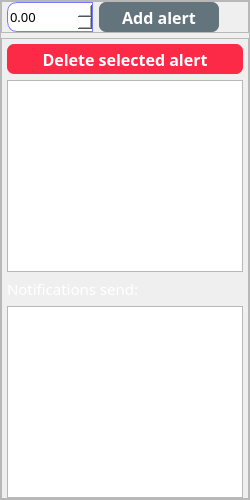
                 <widget class="QFrame" name="frame_alerts">
                  <property name="minimumSize">
                   <size>
                    <width>250</width>
                    <height>0</height>
                   </size>
                  </property>
                  <property name="maximumSize">
                   <size>
                    <width>250</width>
                    <height>16777215</height>
                   </size>
                  </property>
                  <property name="frameShape">
                   <enum>QFrame::StyledPanel</enum>
                  </property>
                  <property name="frameShadow">
                   <enum>QFrame::Raised</enum>
                  </property>
                  <layout class="QVBoxLayout" name="verticalLayout_20">
                   <property name="spacing">
                    <number>5</number>
                   </property>
                   <property name="leftMargin">
                    <number>0</number>
                   </property>
                   <property name="topMargin">
                    <number>0</number>
                   </property>
                   <property name="rightMargin">
                    <number>0</number>
                   </property>
                   <property name="bottomMargin">
                    <number>0</number>
                   </property>
                   <item>
                    <widget class="QFrame" name="frame_12">
                     <property name="frameShape">
                      <enum>QFrame::StyledPanel</enum>
                     </property>
                     <property name="frameShadow">
                      <enum>QFrame::Raised</enum>
                     </property>
                     <layout class="QHBoxLayout" name="horizontalLayout_13">
                      <property name="leftMargin">
                       <number>5</number>
                      </property>
                      <property name="topMargin">
                       <number>0</number>
                      </property>
                      <property name="rightMargin">
                       <number>5</number>
                      </property>
                      <property name="bottomMargin">
                       <number>0</number>
                      </property>
                      <item>
                       <widget class="QDoubleSpinBox" name="spinbox_alert_price">
                        <property name="minimumSize">
                         <size>
                          <width>0</width>
                          <height>30</height>
                         </size>
                        </property>
                        <property name="maximumSize">
                         <size>
                          <width>16777215</width>
                          <height>30</height>
                         </size>
                        </property>
                        <property name="font">
                         <font>
                          <family>Gill Sans Nova Light</family>
                          <pointsize>10</pointsize>
                         </font>
                        </property>
                        <property name="styleSheet">
                         <string notr="true">QDoubleSpinBox
{
border : 1px solid #757aff;
background : white;
border-top-left-radius: 10px;
border-bottom-left-radius: 10px;

}
QDoubleSpinBox::hover
{
border : 1px solid #75d1ff;
background : white;
}</string>
                        </property>
                        <property name="decimals">
                         <number>2</number>
                        </property>
                        <property name="maximum">
                         <double>1000000.000000000000000</double>
                        </property>
                        <property name="singleStep">
                         <double>0.010000000000000</double>
                        </property>
                       </widget>
                      </item>
                      <item>
                       <widget class="QPushButton" name="btn_add_alert">
                        <property name="enabled">
                         <bool>false</bool>
                        </property>
                        <property name="minimumSize">
                         <size>
                          <width>120</width>
                          <height>30</height>
                         </size>
                        </property>
                        <property name="maximumSize">
                         <size>
                          <width>200</width>
                          <height>30</height>
                         </size>
                        </property>
                        <property name="font">
                         <font>
                          <family>Bahnschrift Light</family>
                          <pointsize>12</pointsize>
                          <weight>75</weight>
                          <bold>true</bold>
                         </font>
                        </property>
                        <property name="toolTip">
                         <string>Dodaj alert</string>
                        </property>
                        <property name="styleSheet">
                         <string notr="true">QPushButton{
	background-color: rgb(63, 207, 180);
	border: none;
	border-radius: 7px;
	color: #FFF
}

QPushButton:hover{
	background-color: rgb(133, 224, 208);
}

QPushButton:pressed{
	background-color: rgb(40, 159, 137);
	border: 1px solid #252660;
}

QPushButton:disabled {
background-color:#64747d;
}</string>
                        </property>
                        <property name="text">
                         <string>Add alert</string>
                        </property>
                        <property name="default">
                         <bool>true</bool>
                        </property>
                        <property name="flat">
                         <bool>false</bool>
                        </property>
                       </widget>
                      </item>
                      <item>
                       <spacer name="horizontalSpacer_6">
                        <property name="orientation">
                         <enum>Qt::Horizontal</enum>
                        </property>
                        <property name="sizeType">
                         <enum>QSizePolicy::Expanding</enum>
                        </property>
                        <property name="sizeHint" stdset="0">
                         <size>
                          <width>150</width>
                          <height>20</height>
                         </size>
                        </property>
                       </spacer>
                      </item>
                     </layout>
                    </widget>
                   </item>
                   <item>
                    <widget class="QFrame" name="frame_13">
                     <property name="frameShape">
                      <enum>QFrame::StyledPanel</enum>
                     </property>
                     <property name="frameShadow">
                      <enum>QFrame::Raised</enum>
                     </property>
                     <layout class="QVBoxLayout" name="verticalLayout_21">
                      <property name="leftMargin">
                       <number>5</number>
                      </property>
                      <property name="topMargin">
                       <number>5</number>
                      </property>
                      <property name="rightMargin">
                       <number>5</number>
                      </property>
                      <property name="bottomMargin">
                       <number>0</number>
                      </property>
                      <item>
                       <widget class="QPushButton" name="btn_del_alert">
                        <property name="minimumSize">
                         <size>
                          <width>200</width>
                          <height>30</height>
                         </size>
                        </property>
                        <property name="font">
                         <font>
                          <family>Bahnschrift Light</family>
                          <pointsize>12</pointsize>
                          <weight>75</weight>
                          <bold>true</bold>
                         </font>
                        </property>
                        <property name="toolTip">
                         <string>Usuń wybrany alert</string>
                        </property>
                        <property name="styleSheet">
                         <string notr="true">QPushButton{
	background-color: rgb(253, 42, 71);
	border: none;
	border-radius: 7px;
	color: #FFF
}

QPushButton:hover{
	background-color: rgb(253, 73, 97);
}

QPushButton:pressed{
	background-color: rgb(213, 83, 100);
	border: 1px solid #252660;
}</string>
                        </property>
                        <property name="text">
                         <string>Delete selected alert</string>
                        </property>
                        <property name="flat">
                         <bool>false</bool>
                        </property>
                       </widget>
                      </item>
                      <item>
                       <widget class="QTableWidget" name="table_alerts">
                        <property name="styleSheet">
                         <string notr="true">QTableWidget QHeaderView::section{
background-color: #6ca5da;
}
</string>
                        </property>
                        <property name="showGrid">
                         <bool>true</bool>
                        </property>
                        <property name="columnCount">
                         <number>0</number>
                        </property>
                       </widget>
                      </item>
                      <item>
                       <widget class="QLabel" name="label_36">
                        <property name="font">
                         <font>
                          <family>Bahnschrift Light</family>
                          <pointsize>11</pointsize>
                          <weight>50</weight>
                          <bold>false</bold>
                         </font>
                        </property>
                        <property name="styleSheet">
                         <string notr="true">QLabel{
color: rgb(255, 255, 255);
}</string>
                        </property>
                        <property name="text">
                         <string>Notifications send:</string>
                        </property>
                       </widget>
                      </item>
                      <item>
                       <widget class="QTableWidget" name="table_alerts_send">
                        <property name="sizePolicy">
                         <sizepolicy hsizetype="Expanding" vsizetype="Expanding">
                          <horstretch>0</horstretch>
                          <verstretch>5</verstretch>
                         </sizepolicy>
                        </property>
                        <property name="minimumSize">
                         <size>
                          <width>0</width>
                          <height>100</height>
                         </size>
                        </property>
                        <property name="maximumSize">
                         <size>
                          <width>16777215</width>
                          <height>200</height>
                         </size>
                        </property>
                        <property name="font">
                         <font>
                          <pointsize>7</pointsize>
                         </font>
                        </property>
                        <property name="styleSheet">
                         <string notr="true">QTableWidget QHeaderView::section{
background-color: #6ca5da;
}
</string>
                        </property>
                        <property name="sizeAdjustPolicy">
                         <enum>QAbstractScrollArea::AdjustIgnored</enum>
                        </property>
                        <property name="showGrid">
                         <bool>true</bool>
                        </property>
                        <property name="columnCount">
                         <number>0</number>
                        </property>
                       </widget>
                      </item>
                     </layout>
                    </widget>
                   </item>
                  </layout>
                 </widget>
